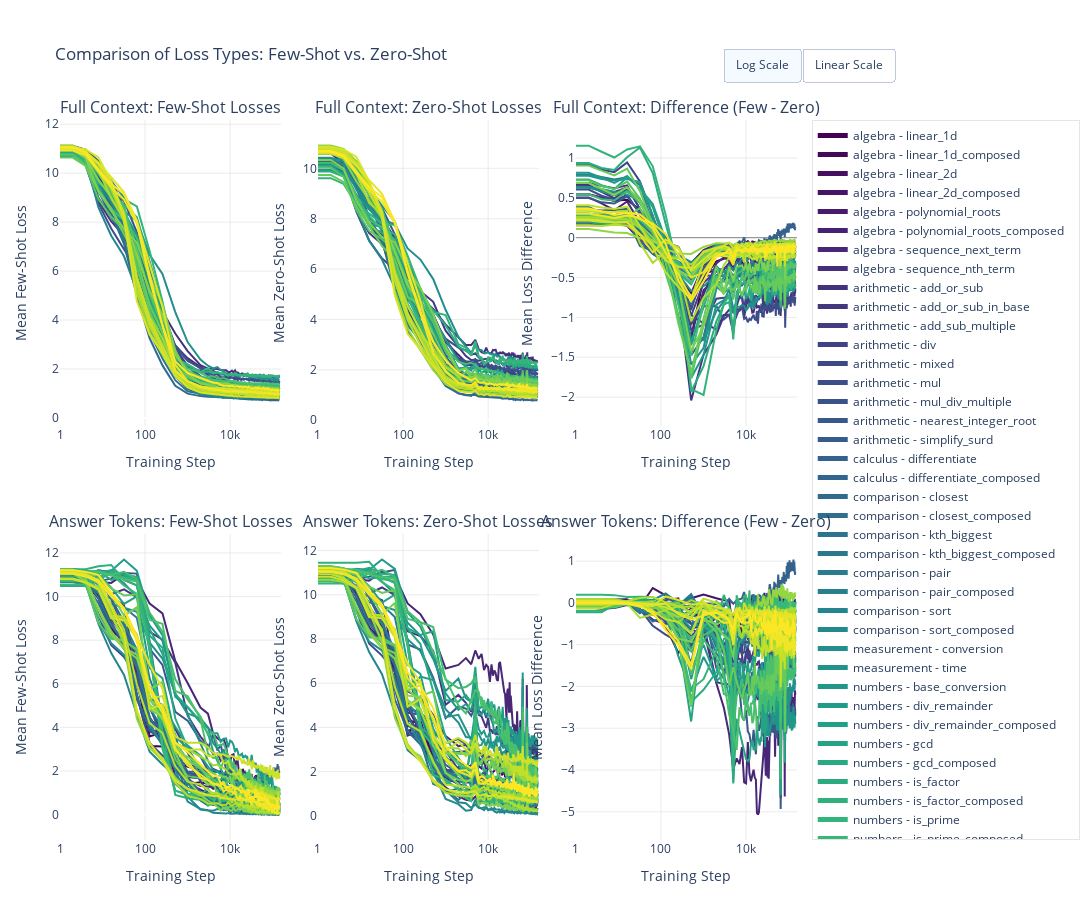

Notebook code cell kept with this figure:
### Code cell
fig = create_loss_visualizations(
        all_data['few_shot_full'],
        all_data['few_shot_answer'],
        all_data['zero_shot_full'],
        all_data['zero_shot_answer'],
        all_data['full_merged'],
        all_data['answer_merged'],
        use_log_scale=True,
    )
    
    # Display or save the figure
fig.show()
